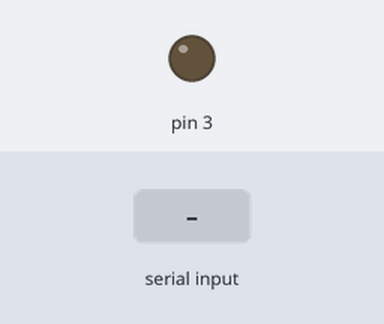
The sketch below on a simulated Arduino Uno, built with avr-gcc and run on an emulated ATmega328P. Parts: output pins drawn as LEDs (lit = HIGH). The inputs (shaded band) are chosen by the test bench.

Above: at 1.2 s.
1.3 s: "30,150\n" received over Serial
At 2.3 s:
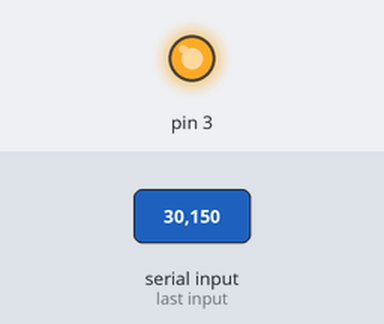
Timing chart, 0 to 5.8 s (numbered marks = the images above; inputs shaded):
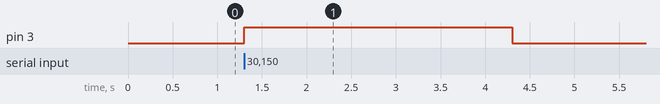

The sketch:

light_em_up.ino
```cpp
/*
 * Program
 * Code modified from tutorial https://www.instructables.com/id/Connect-Your-Raspberry-Pi-and-Arduino-Uno/
 */

char receivedChar;
boolean newData = false;

void setup() {

  // sets the data rate in bits per second (baud) for serial data transmission
  Serial.begin(9600);
  // configures the specified pin to behave as an input
  pinMode(3, OUTPUT);

}

/*
 * Ensures port is available and lights LED if it is
 */
void loop() {

  recvInfo();
  lightLED();

} // end loop

void recvInfo() {

  // checks the number of bytes (characters) available for
  // reading from the serial port
  if (Serial.available() > 0) {

    // reads incoming serial data
    receivedChar = Serial.read();
    newData = true;

  }

} // end recvInfo

void lightLED() {

  int led = (receivedChar - '0');

  while(newData == true) {

    digitalWrite(led, HIGH);
    delay(3000);
    digitalWrite(led, LOW);

    newData = false;

  }

} // end lightLED
```

Measured:
- after the input at 1.3 s, pin 3: LOW → HIGH at once, → LOW 3.0 s later
